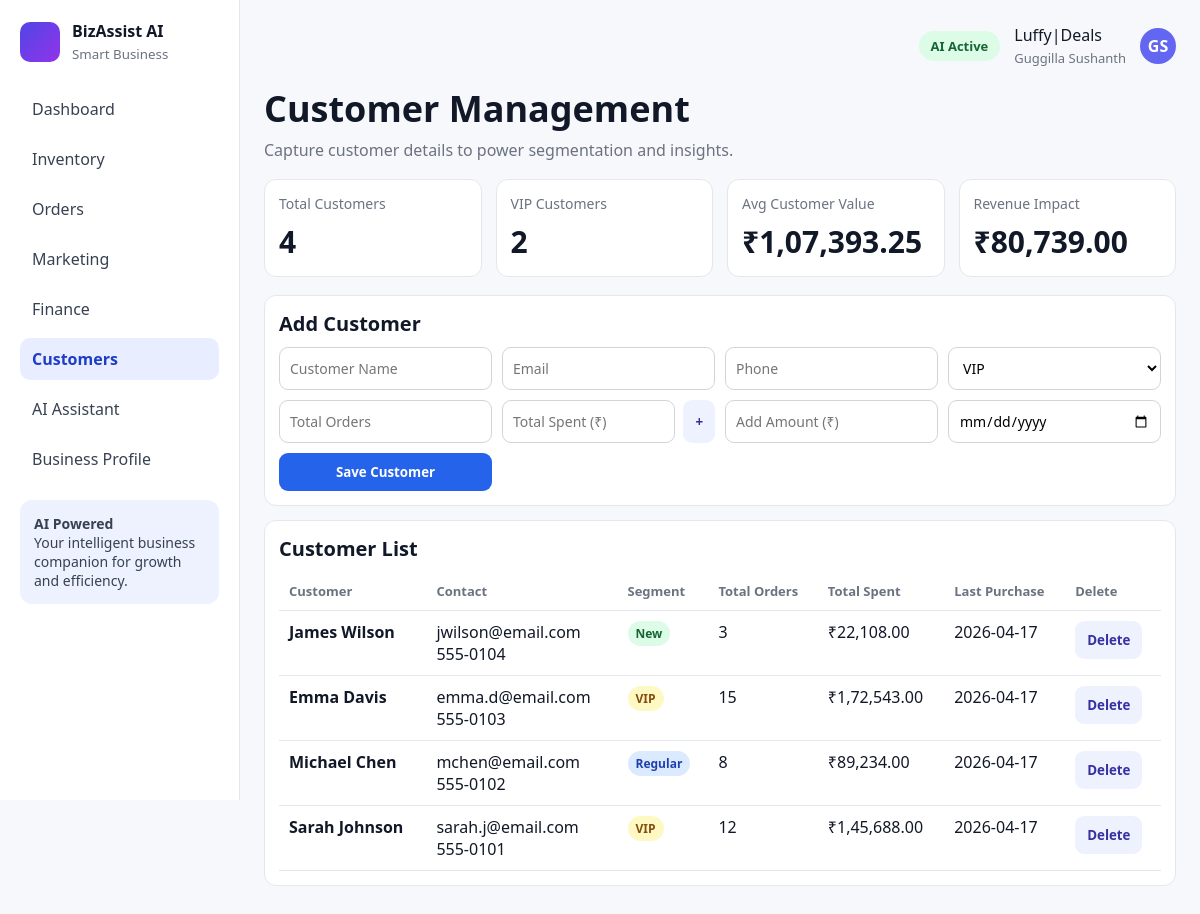
Page /customers (signed in) on the committed database.
### tables this page shows
CREATE TABLE business_profile (
            id INTEGER PRIMARY KEY CHECK (id = 1),
            owner_name TEXT NOT NULL,
            business_name TEXT NOT NULL,
            email TEXT NOT NULL,
            phone TEXT NOT NULL,
            business_type TEXT NOT NULL,
            monthly_revenue REAL NOT NULL DEFAULT 0,
            monthly_expenses REAL NOT NULL DEFAULT 0,
            marketing_spend REAL NOT NULL DEFAULT 0,
            growth_target REAL NOT NULL DEFAULT 0
        , account_type TEXT NOT NULL DEFAULT 'business', location TEXT NOT NULL DEFAULT '');

CREATE TABLE customers (
            id INTEGER PRIMARY KEY AUTOINCREMENT,
            name TEXT NOT NULL,
            email TEXT NOT NULL,
            phone TEXT NOT NULL,
            segment TEXT NOT NULL,
            total_orders INTEGER NOT NULL DEFAULT 0,
            total_spent REAL NOT NULL DEFAULT 0,
            last_purchase TEXT NOT NULL
        );

### app.py (the view, shortened to what this page needs)
@app.route("/customers", methods=["GET", "POST"])
def customers():
    if not business_profile_required():
        return redirect(url_for("root"))
    redir = require_business_user()
    if redir:
        return redir
    conn = get_db_connection()
    rows = conn.execute("SELECT * FROM customers ORDER BY id DESC").fetchall()
    metrics = query_metrics(conn)
    conn.close()
    return render_template(
        "customers.html",
        active_page="customers",
        customers=rows,
        metrics=metrics,
    )

### app.py (called while the page is built)
def get_db_connection():
    conn = sqlite3.connect("database.db")
    conn.row_factory = sqlite3.Row
    return conn

def format_inr(value):
    try:
        amount = float(value or 0)
    except (TypeError, ValueError):
        amount = 0
    sign = "-" if amount < 0 else ""
    amount = abs(amount)
    integer = int(amount)
    decimal = f"{amount:.2f}".split(".")[1]
    s = str(integer)
    if len(s) > 3:
        head = s[:-3]
        tail = s[-3:]
        chunks = []
        while len(head) > 2:
            chunks.insert(0, head[-2:])
            head = head[:-2]
        if head:
            chunks.insert(0, head)
        s = ",".join(chunks + [tail])
    return f"{sign}₹{s}.{decimal}"

def get_business_profile(conn):
    return conn.execute("SELECT * FROM business_profile WHERE id = 1").fetchone()

def get_account_type(profile):
    if not profile:
        return None
    try:
        raw = profile["account_type"]
    except (KeyError, IndexError):
        raw = None
    t = (raw or "business").strip().lower()
    return t if t in ("business", "personal") else "business"

def session_matches_profile(profile):
    if not profile:
        return False
    auth = session.get("account_auth")
    if auth not in ("business", "personal"):
        return False
    return auth == get_account_type(profile)

def require_business_user():
    conn = get_db_connection()
    profile = get_business_profile(conn)
    conn.close()
    if not profile or not session_matches_profile(profile):
        return redirect(url_for("root"))
    if get_account_type(profile) == "personal":
        return redirect(url_for("marketing"))
    return None

def business_profile_required():
    conn = get_db_connection()
    profile = get_business_profile(conn)
    conn.close()
    return profile is not None and session_matches_profile(profile)

### templates/customers.html (shortened to what this page needs)
{% extends "base.html" %}
{% block content %}
<h1 class="page-title">Customer Management</h1>
<p class="page-subtitle">Capture customer details to power segmentation and insights.</p>
<div class="cards">
    <div class="card"><h3>Total Customers</h3><div class="metric">{{ metrics.total_customers }}</div></div>
    <div class="card"><h3>VIP Customers</h3><div class="metric">{{ metrics.vip_customers }}</div></div>
    <div class="card"><h3>Avg Customer Value</h3><div class="metric">{{ metrics.avg_customer_value|inr }}</div></div>
    <div class="card"><h3>Revenue Impact</h3><div class="metric">{{ metrics.revenue|inr }}</div></div>
</div>
<div class="panel">
    <h3 class="section-title">Add Customer</h3>
    <form method="post" class="form-grid" id="customer-form">
        <input class="input" name="name" placeholder="Customer Name" required>
        <input class="input" type="email" name="email" placeholder="Email" required>
        <input class="input" name="phone" placeholder="Phone" required>
        <select name="segment"><option>VIP</option><option>Regular</option><option>New</option><option>At Risk</option></select>
        <input class="input" type="number" name="total_orders" placeholder="Total Orders" required>
        <div style="display:flex; gap:8px;">
            <input class="input" type="number" step="0.01" min="0" id="total-spent" name="total_spent" placeholder="Total Spent (₹)" required>
            <button class="btn btn-secondary" type="button" id="add-spent-btn">+</button>
        </div>
        <input class="input" type="number" step="0.01" min="0" id="spent-to-add" placeholder="Add Amount (₹)">
        <input class="input" type="date" name="last_purchase">
        <button class="btn btn-primary" type="submit">Save Customer</button>
    </form>
</div>
<div class="panel">
    <h3 class="section-title">Customer List</h3>
    <table>
        <thead><tr><th>Customer</th><th>Contact</th><th>Segment</th><th>Total Orders</th><th>Total Spent</th><th>Last Purchase</th><th>Delete</th></tr></thead>
        <tbody>
            {% for c in customers %}
            <tr>
                <td><b>{{ c["name"] }}</b></td>
                <td>{{ c["email"] }}<br>{{ c["phone"] }}</td>
                <td><span class="status {% if c['segment'] == 'VIP' %}status-yellow{% elif c['segment'] == 'Regular' %}status-blue{% else %}status-green{% endif %}">{{ c["segment"] }}</span></td>
                <td>{{ c["total_orders"] }}</td>
                <td>{{ c["total_spent"]|inr }}</td>
                <td>{{ c["last_purchase"] }}</td>
                <td>
                    <form method="post" action="/customers/delete/{{ c['id'] }}" onsubmit="return confirm('Delete this customer?');">
                        <button class="btn btn-secondary" type="submit">Delete</button>
                    </form>
                </td>
            </tr>
            {% endfor %}
        </tbody>
    </table>
</div>
{% endblock %}

### templates/base.html (shortened to what this page needs)
<!DOCTYPE html>
<html lang="en">
<head>
</head>
<body>
<div class="app">
    <aside class="sidebar">
        <div class="logo">
            <div class="logo-icon"></div>
            <div>
                <div><b>BizAssist AI</b></div>
                <small>Smart Business</small>
            </div>
        </div>
        <nav class="nav">
            {% if is_personal_account %}
            <a href="/marketing" class="{{ 'active' if active_page == 'marketing' else '' }}">Local offers</a>
            <a href="/business-profile" class="{{ 'active' if active_page == 'business_profile' else '' }}">My account</a>
            {% else %}
            <a href="/dashboard" class="{{ 'active' if active_page == 'dashboard' else '' }}">Dashboard</a>
            <a href="/inventory" class="{{ 'active' if active_page == 'inventory' else '' }}">Inventory</a>
            <a href="/orders" class="{{ 'active' if active_page == 'orders' else '' }}">Orders</a>
            <a href="/marketing" class="{{ 'active' if active_page == 'marketing' else '' }}">Marketing</a>
            <a href="/finance" class="{{ 'active' if active_page == 'finance' else '' }}">Finance</a>
            <a href="/customers" class="{{ 'active' if active_page == 'customers' else '' }}">Customers</a>
            <a href="/assistant" class="{{ 'active' if active_page == 'assistant' else '' }}">AI Assistant</a>
            <a href="/business-profile" class="{{ 'active' if active_page == 'business_profile' else '' }}">Business Profile</a>
            {% endif %}
        </nav>
        <div class="promo">
            <b>AI Powered</b>
            <p>Your intelligent business companion for growth and efficiency.</p>
        </div>
    </aside>
    <main class="content">
        <div class="topbar">
            <span class="pill">AI Active</span>
            <div>{{ business_name }}<br><span class="muted">{{ owner_name }}</span></div>
            <details class="user-menu">
                <summary title="Account">{{ avatar_text }}</summary>
            </details>
        </div>
        {% block content %}{% endblock %}
    </main>
</div>
</body>
</html>

### templates/base.html (style rules this page uses)
* { box-sizing: border-box; margin: 0; padding: 0; font-family: "Segoe UI", sans-serif; }
body { background: #f6f8fb; color: #111827; }
.app { display: flex; min-height: 100vh; }
.sidebar { width: 240px; background: #fff; border-right: 1px solid #e5e7eb; padding: 20px; position: sticky; top: 0; height: 100vh; }
.logo { display: flex; gap: 12px; align-items: center; margin-bottom: 24px; }
.logo-icon { width: 40px; height: 40px; border-radius: 10px; background: linear-gradient(135deg, #4f46e5, #9333ea); }
.logo small { color: #6b7280; }
.nav a { display: block; text-decoration: none; color: #374151; padding: 10px 12px; border-radius: 10px; margin-bottom: 8px; }
.nav a.active { background: #e8eeff; color: #1f3bc9; font-weight: 600; }
.promo { margin-top: 20px; background: #eef2ff; border-radius: 12px; padding: 14px; color: #374151; font-size: 14px; }
.content { flex: 1; padding: 24px; }
.topbar { display: flex; justify-content: flex-end; align-items: center; gap: 14px; margin-bottom: 16px; }
.pill { background: #dcfce7; color: #166534; border-radius: 999px; padding: 6px 12px; font-size: 13px; font-weight: 600; }
.user-menu { position: relative; }
.user-menu summary { list-style: none; cursor: pointer; width: 36px; height: 36px; border-radius: 50%; background: #6366f1; color: #fff; display: grid; place-items: center; font-weight: 700; border: 2px solid transparent; }
.page-title { margin-bottom: 6px; font-size: 36px; }
.page-subtitle { color: #6b7280; margin-bottom: 18px; }
.cards { display: grid; grid-template-columns: repeat(4, minmax(140px, 1fr)); gap: 14px; margin-bottom: 18px; }
.card { background: #fff; border: 1px solid #e5e7eb; border-radius: 12px; padding: 14px; }
.card h3 { font-size: 14px; color: #6b7280; margin-bottom: 8px; font-weight: 500; }
.metric { font-size: 30px; font-weight: 700; }
.muted { color: #6b7280; font-size: 13px; }
.section-title { margin-bottom: 10px; font-size: 20px; }
table { width: 100%; border-collapse: collapse; }
th, td { text-align: left; padding: 10px; border-bottom: 1px solid #e5e7eb; vertical-align: top; }
th { color: #6b7280; font-size: 13px; font-weight: 600; }
.status { padding: 4px 8px; border-radius: 999px; font-size: 12px; font-weight: 600; display: inline-block; }
.status-green { background: #dcfce7; color: #166534; }
.status-blue { background: #dbeafe; color: #1e40af; }
.status-yellow { background: #fef9c3; color: #854d0e; }
.panel { background: #fff; border: 1px solid #e5e7eb; border-radius: 12px; padding: 14px; margin-bottom: 14px; }
.form-grid { display: grid; grid-template-columns: repeat(4, minmax(120px, 1fr)); gap: 10px; }
.input, select, textarea { width: 100%; border: 1px solid #d1d5db; border-radius: 9px; padding: 10px; font-size: 14px; background: #fff; }
.btn { border: none; border-radius: 9px; padding: 10px 12px; cursor: pointer; font-weight: 600; }
.btn-primary { background: #2563eb; color: #fff; }
.btn-secondary { background: #eef2ff; color: #3730a3; }

### rows in the picture
business_profile: business_name "Luffy|Deals", owner_name "Guggilla Sushanth"
customers: name "James Wilson", email "jwilson@email.com", phone "555-0104", segment "New", total_orders "3", total_spent|inr "₹22,108.00", last_purchase "2026-04-17"
customers: name "Emma Davis", email "emma.d@email.com", phone "555-0103", segment "VIP", total_orders "15", total_spent|inr "₹1,72,543.00", last_purchase "2026-04-17"
customers: name "Michael Chen", email "mchen@email.com", phone "555-0102", segment "Regular", total_orders "8", total_spent|inr "₹89,234.00", last_purchase "2026-04-17"
customers: name "Sarah Johnson", email "sarah.j@email.com", phone "555-0101", segment "VIP", total_orders "12", total_spent|inr "₹1,45,688.00", last_purchase "2026-04-17"

### other values in the picture
{{ avatar_text }} "GS"
{{ metrics.total_customers }} "4"
{{ metrics.vip_customers }} "2"
{{ metrics.avg_customer_value|inr }} "₹1,07,393.25"
{{ metrics.revenue|inr }} "₹80,739.00"
